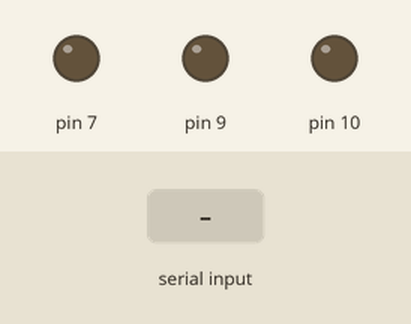
Recording of a sketch running on a simulated Arduino Uno, built with avr-gcc and run on an emulated ATmega328P. Parts: output pins drawn as LEDs (lit = HIGH). The inputs (shaded band) are chosen by the test bench. What the sketch prints to the serial monitor is not drawn.

Above: at 1.2 s.
1.3 s: "1" received over Serial
At 1.7 s:
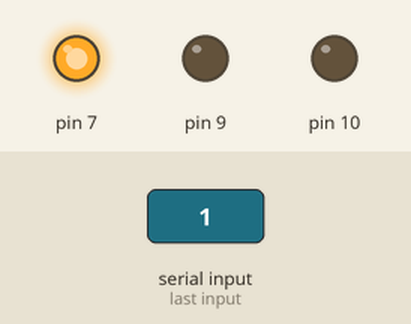
3.8 s: "2" received over Serial
At 4.6 s:
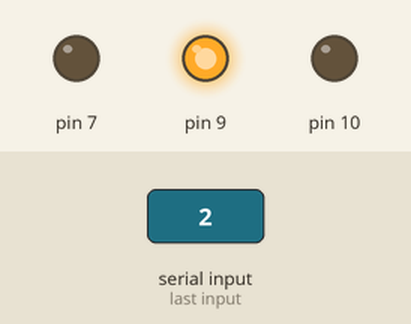
6.3 s: "3" received over Serial
At 6.8 s:
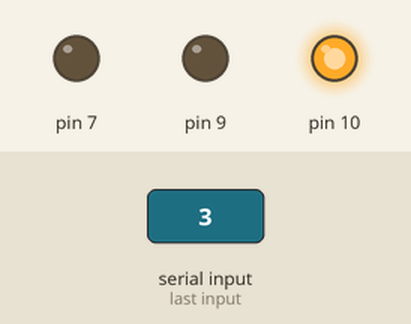
Timing chart, 0 to 9.3 s (numbered marks = the images above; inputs shaded):
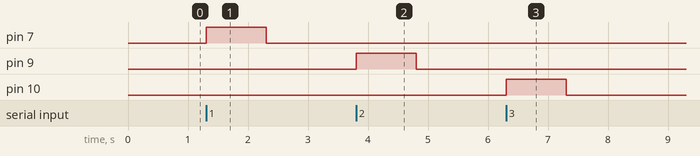

Measured:
- after the input at 1.3 s, pin 7: LOW → HIGH at once, → LOW 1.0 s later
- after the input at 3.8 s, pin 9: LOW → HIGH at once, → LOW 1.0 s later
- after the input at 6.3 s, pin 10: LOW → HIGH at once, → LOW 1.0 s later

The sketch:

slave-test.ino
```cpp
//slave
char state = '1';

void setup() {
  pinMode(9, OUTPUT);
  digitalWrite(9, LOW);
  pinMode(10, OUTPUT);
  digitalWrite(10, LOW);
  pinMode(7, OUTPUT);
  digitalWrite(7, LOW);
  Serial.begin(9600); // Default communication rate of the Bluetooth module
}
void loop() {
 if(Serial.available() > 0){ // Checks whether data is comming from the serial port
    state = Serial.read(); // Reads the data from the serial port

 // Controlling the LED
 if (state == '1') {
  digitalWrite(7, HIGH); // LED1 ON
  digitalWrite(9, LOW); // LED2 OFF
  digitalWrite(10, LOW); //LED3 OFF
  delay (1000);
  digitalWrite(7, LOW); // LED1 ON
  digitalWrite(9, LOW); // LED2 OFF
  digitalWrite(10, LOW); //LED3 OFF
  //state = '1';

 }
 else if (state == '2') {
  digitalWrite(7, LOW); // LED1 OFF
  digitalWrite(9, HIGH); // LED2 ON
  digitalWrite(10, LOW); //LED3 OFF
  delay (1000);
  digitalWrite(7, LOW); // LED1 ON
  digitalWrite(9, LOW); // LED2 OFF
  digitalWrite(10, LOW); //LED3 OFF
  //state = '1';

 }
 else if (state == '3') {
  digitalWrite(7, LOW); // LED1 OFF
  digitalWrite(9, LOW); // LED2 OFF
  digitalWrite(10, HIGH); //LED3 ON
  delay (1000);
  digitalWrite(7, LOW); // LED1 ON
  digitalWrite(9, LOW); // LED2 OFF
  digitalWrite(10, LOW); //LED3 OFF
  //state = '1';


 }
 else if (state == '4') {
  digitalWrite(7, LOW); // LED1 OFF
  digitalWrite(9, LOW); // LED2 ON
  digitalWrite(10, LOW); //LED3 ON
  delay (1000);
  digitalWrite(7, LOW); // LED1 ON
  digitalWrite(9, LOW); // LED2 OFF
  digitalWrite(10, LOW); //LED3 OFF
  //state = '1';

 }


 }
 Serial.print (state);
}
```
